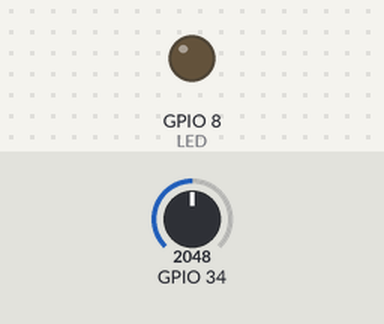
Recording of a program running on a simulated ESP32. Parts: output pins drawn as LEDs (lit = HIGH). The inputs (shaded band) are chosen by the test bench; at power-on: GPIO 34 = 2048. WiFi joins after 1.5 s; servers stay silent unless stated; EEPROM starts erased; no MQTT or app messages arrive unless stated; not simulated (calls return 0 or success): secret.h. At 2.5 s the program puts the board to deep sleep or switches it off; the recording ends there.

Above: at 0.2 s.
Timing chart, 0 to 2.5 s (numbered marks = the images above):
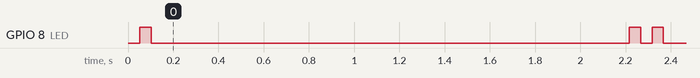

Measured:
- by itself, GPIO 8 (LED): goes HIGH 0.05 s, LOW 2.1 s, HIGH 0.05 s, LOW 0.05 s, HIGH 0.05 s, then LOW

The program:

main.cpp
```cpp
#include <Arduino.h>
#include <Wire.h>

// #include "ADC.h"

#include <WiFi.h>
#include <WiFiMulti.h>

#include <PubSubClient.h>

#include "driver/adc.h"

#include <esp_wifi.h>
#include <esp_bt.h>

#include <Preferences.h>

#include "secret.h"
/*
Non synchronisé Github, besoin de #define des variables suivantes :
Wifi :
WIFISSID1 ==> SSID du routeur WIFI
WIFIPASSWORD1 ==> Mot de passe du routeur WIFI
// MQTT
MQTTBROKER ==> Adresse du broker MQTT
MQTT_USERNAME ==> Login du compte MQTT
MQTT_PASSWORD ==> Mot de passe du compte MQTT
*/

// Nom de l'ESP32 sur le réseau MQTT
#define MQTT_CLIENT_NAME "ESPFIREBTLSOL"

/****************************************
 * Define Constants
 ****************************************/

// Variable pour passer de microsecondes vers secondes
#define uS_TO_S_FACTOR 1000000ULL

// Temps (secondes) à passer en veille
#define TIME_TO_SLEEP 600

// Temps (secondes) du timer Watchdog
#define WATCHDOG_TIMEOUT_S 30

hw_timer_t *watchDogTimer = NULL;

// Utilisation de Preferences pour stockage en nvm
Preferences preferences;

// MQTT
char mqttBroker[] = MQTTBROKER;
char mqtt_username[] = MQTT_USERNAME;
char mqtt_password[] = MQTT_PASSWORD;
char payload[100];
char topic[150];

// Pour calcul du temps passé sur une boucle
unsigned long uptime = 0;

// Nombre de réveils de l'ESP32
RTC_DATA_ATTR int bootCount = 0;

uint8_t LED = D9;

// Objet connexion wifi
WiFiClient wifi_client;

// Objet connexion MQTT
PubSubClient client(wifi_client);

/****************************************
 * Prototypes
 ****************************************/
// clignotement led
void blink();

// WIFI : Connection wifi avec gestion glitch et connexion second point accès si non dispo
void setup_wifi();

// MQTT : Pour traitement de message sur topic souscris par ESP32
void callback(char *topic, byte *payload, unsigned int length);

// MQTT : Essai reconnections MQTT et wifi en cas de perte connection
void reconnect();

// Sleep #DEBUG : Affiche sur sortie série le motif de réveil
void print_wakeup_reason();

// Sleep : Eteint les services et mets en veille
void go_to_sleep();

// Watchdog : Fonction appelée par le Watchdog si il atteint la fin de son timer
void IRAM_ATTR watchDogInterrupt();

// Watchdog : Reset du timer du Watchdog
void watchDogRefresh();

void log_pref(String &debug_pref, String log);

uint32_t adc_batterie = 0;

String debug_pref = "";

/****************************************
 * Main Functions
 ****************************************/

void setup()
{

  // Configuration du Watchdog
  watchDogTimer = timerBegin(2, 80, true);
  timerAttachInterrupt(watchDogTimer, &watchDogInterrupt, true);
  timerAlarmWrite(watchDogTimer, WATCHDOG_TIMEOUT_S * 1000000, false);
  timerAlarmEnable(watchDogTimer);

  // Série desactivée, pour DEBUG uniquement
  // Serial.begin(115200);

  // Utilisation de l'ADC pour lecture du niveau de batterie
  adc1_config_width(ADC_WIDTH_BIT_12);
  adc1_config_channel_atten(ADC1_CHANNEL_6, ADC_ATTEN_DB_11);

  // Récupération du niveau de batterie, moyenne sur 5 lectures et envoi MQTT sur canal "Test2"
  for (int i = 1; i <= 5; i++)
  {
    adc_batterie += adc1_get_raw(ADC1_CHANNEL_6);
    delay(10);
  }
  adc_batterie /= (uint32_t)5;

  client.setServer(mqttBroker, 1883);
  client.setCallback(callback);

  preferences.begin("my−app", false);
  debug_pref = preferences.getString("debug", "");

  pinMode(LED, OUTPUT);

  ++bootCount;

  log_pref(debug_pref, "\nBootcount : " + String(bootCount) + "\n");

  esp_sleep_enable_timer_wakeup(TIME_TO_SLEEP * uS_TO_S_FACTOR);

  log_pref(debug_pref, "Heap libre : " + String(ESP.getFreeHeap()) + " sur " + String(ESP.getHeapSize()) + "\n");

  blink();

  WiFi.mode(WIFI_STA);
  setup_wifi();

  if (!client.connected())
  {
    reconnect();
  }

  if (client.connected())
  {
    char message[30];
    sprintf(message, "%d", adc_batterie);
    client.publish("Test_solaire", message);

    client.loop();

    char char_array[debug_pref.length() + 1];
    debug_pref.toCharArray(char_array, debug_pref.length());
    client.publish("DEBUG\\Solaire", char_array);

    preferences.putString("debug", "");
  }

  blink();
  blink();

  // Mise en veille
  go_to_sleep();
}

void loop()
{
  // Ne devrait pas arriver là : Réveil / Execution / Veille ==> pas d'utilisation de la boucle
  go_to_sleep();
}

/****************************************
 * Auxiliar Functions
 ****************************************/

void blink()
{
  digitalWrite(LED, HIGH);
  delay(50);
  digitalWrite(LED, LOW);
  delay(50);
}

void setup_wifi()
{
  int glitch = 0;
  delay(10);

  WiFi.begin(WIFISSID1, WIFIPASSWORD1);

  while (WiFi.status() != WL_CONNECTED)
  {
    if (glitch >= 10)
    {
      go_to_sleep();
    }
    if (glitch == 5)
    {
      glitch++;
    }
    else
    {
      delay(1000);
      // Serial.print(".");
      glitch++;
    }
  }
}

void callback(char *topic, byte *payload, unsigned int length)
{
  char p[length + 1];
  memcpy(p, payload, length);
  p[length] = NULL;
  String message(p);
}

void reconnect()
{
  int glitch = 0;
  // Loop until we're reconnected
  while (!client.connected())
  {
    // Serial.println("Attempting MQTT connection...");
    if (client.connect(MQTT_CLIENT_NAME, mqtt_username, mqtt_password))
    {
      // Serial.println("Connected");
    }
    else
    {
      if (glitch >= 10)
      {
        go_to_sleep();
      }
      else
      {
        if (WiFi.status() != WL_CONNECTED)
        {
          WiFi.disconnect(true);
          delay(100);
          setup_wifi();
        }
        else
        {
        }
        delay(2000);
        glitch++;
      }
    }
  }
}

void print_wakeup_reason()
{
  esp_sleep_wakeup_cause_t wakeup_reason;

  wakeup_reason = esp_sleep_get_wakeup_cause();

  switch (wakeup_reason)
  {
  case ESP_SLEEP_WAKEUP_EXT0:
    // Serial.println("Wakeup caused by external signal using RTC_IO");
    break;
  case ESP_SLEEP_WAKEUP_EXT1:
    // Serial.println("Wakeup caused by external signal using RTC_CNTL");
    break;
  case ESP_SLEEP_WAKEUP_TIMER:
    // Serial.println("Wakeup caused by timer");
    break;
  case ESP_SLEEP_WAKEUP_TOUCHPAD:
    // Serial.println("Wakeup caused by touchpad");
    break;
  case ESP_SLEEP_WAKEUP_ULP:
    // Serial.println("Wakeup caused by ULP program");
    break;
  default:
    // Serial.printf("Wakeup was not caused by deep sleep: %d\n", wakeup_reason);
    break;
  }
}

void go_to_sleep()
{
  // Deconnexion MQTT
  client.disconnect();
  delay(50);
  // Deconnexion Wifi
  WiFi.disconnect(true);
  WiFi.mode(WIFI_OFF);
  esp_wifi_stop();
  // Deconnexion Bluetooth
  btStop();
  esp_bt_controller_disable();
  // Serial.flush();
  esp_deep_sleep_start();
}

void IRAM_ATTR watchDogInterrupt()
{
  // Serial.println("Reboot watchdog");
  Serial.printf("WD!");
  ESP.restart();
}

void watchDogRefresh()
{
  // Mise du timer Watchdog à 0
  timerWrite(watchDogTimer, 0);
}

void log_pref(String &debug_pref, String log)
{
  // Log de debug en mémoire ESP pour transmission à la prochaine connexion MQTT
  debug_pref += log;
  preferences.putString("debug", debug_pref);
}
```
